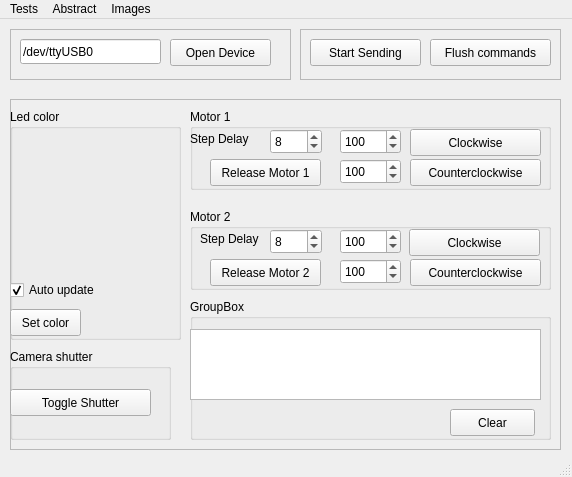
<?xml version="1.0" encoding="UTF-8"?>
<ui version="4.0">
 <class>MainWindow</class>
 <widget class="QMainWindow" name="MainWindow">
  <property name="geometry">
   <rect>
    <x>0</x>
    <y>0</y>
    <width>572</width>
    <height>477</height>
   </rect>
  </property>
  <property name="windowTitle">
   <string>Lightweaver Gui</string>
  </property>
  <widget class="QWidget" name="centralwidget">
   <widget class="QFrame" name="frame">
    <property name="geometry">
     <rect>
      <x>10</x>
      <y>10</y>
      <width>281</width>
      <height>51</height>
     </rect>
    </property>
    <property name="frameShape">
     <enum>QFrame::StyledPanel</enum>
    </property>
    <property name="frameShadow">
     <enum>QFrame::Raised</enum>
    </property>
    <widget class="QLineEdit" name="deviceLineEdit">
     <property name="geometry">
      <rect>
       <x>10</x>
       <y>10</y>
       <width>141</width>
       <height>25</height>
      </rect>
     </property>
     <property name="text">
      <string>/dev/ttyUSB0</string>
     </property>
    </widget>
    <widget class="QPushButton" name="openDeviceButton">
     <property name="geometry">
      <rect>
       <x>160</x>
       <y>10</y>
       <width>101</width>
       <height>27</height>
      </rect>
     </property>
     <property name="text">
      <string>Open Device</string>
     </property>
    </widget>
   </widget>
   <widget class="QFrame" name="frame_2">
    <property name="geometry">
     <rect>
      <x>10</x>
      <y>80</y>
      <width>551</width>
      <height>351</height>
     </rect>
    </property>
    <property name="frameShape">
     <enum>QFrame::StyledPanel</enum>
    </property>
    <property name="frameShadow">
     <enum>QFrame::Raised</enum>
    </property>
    <widget class="QGroupBox" name="groupBox_2">
     <property name="geometry">
      <rect>
       <x>0</x>
       <y>10</y>
       <width>171</width>
       <height>231</height>
      </rect>
     </property>
     <property name="title">
      <string>Led color</string>
     </property>
     <widget class="ColorWheel" name="colorWheel" native="true">
      <property name="geometry">
       <rect>
        <x>10</x>
        <y>20</y>
        <width>151</width>
        <height>141</height>
       </rect>
      </property>
     </widget>
     <widget class="QPushButton" name="setColorButton">
      <property name="geometry">
       <rect>
        <x>0</x>
        <y>200</y>
        <width>71</width>
        <height>27</height>
       </rect>
      </property>
      <property name="text">
       <string>Set color</string>
      </property>
     </widget>
     <widget class="QCheckBox" name="AutoUpdateCheckBox">
      <property name="geometry">
       <rect>
        <x>0</x>
        <y>170</y>
        <width>111</width>
        <height>22</height>
       </rect>
      </property>
      <property name="text">
       <string>Auto update</string>
      </property>
      <property name="checked">
       <bool>true</bool>
      </property>
     </widget>
    </widget>
    <widget class="QGroupBox" name="groupBox_3">
     <property name="geometry">
      <rect>
       <x>180</x>
       <y>10</y>
       <width>361</width>
       <height>81</height>
      </rect>
     </property>
     <property name="title">
      <string>Motor 1</string>
     </property>
     <widget class="QPushButton" name="m1StepClockwiseButton">
      <property name="geometry">
       <rect>
        <x>220</x>
        <y>20</y>
        <width>131</width>
        <height>27</height>
       </rect>
      </property>
      <property name="text">
       <string>Clockwise</string>
      </property>
     </widget>
     <widget class="QPushButton" name="m1StepCounterclockwiseButton">
      <property name="geometry">
       <rect>
        <x>220</x>
        <y>50</y>
        <width>131</width>
        <height>27</height>
       </rect>
      </property>
      <property name="text">
       <string>Counterclockwise</string>
      </property>
     </widget>
     <widget class="QSpinBox" name="m1StepClockwiseSpinBox">
      <property name="geometry">
       <rect>
        <x>150</x>
        <y>20</y>
        <width>61</width>
        <height>25</height>
       </rect>
      </property>
      <property name="maximum">
       <number>9999</number>
      </property>
      <property name="value">
       <number>100</number>
      </property>
     </widget>
     <widget class="QSpinBox" name="m1StepCounterclockwiseSpinBox">
      <property name="geometry">
       <rect>
        <x>150</x>
        <y>50</y>
        <width>61</width>
        <height>25</height>
       </rect>
      </property>
      <property name="maximum">
       <number>9999</number>
      </property>
      <property name="value">
       <number>100</number>
      </property>
     </widget>
     <widget class="QPushButton" name="releaseMotor1Button">
      <property name="geometry">
       <rect>
        <x>20</x>
        <y>50</y>
        <width>111</width>
        <height>27</height>
       </rect>
      </property>
      <property name="text">
       <string>Release Motor 1</string>
      </property>
     </widget>
     <widget class="QSpinBox" name="m1StepDelaySpinBox">
      <property name="geometry">
       <rect>
        <x>80</x>
        <y>20</y>
        <width>52</width>
        <height>25</height>
       </rect>
      </property>
      <property name="value">
       <number>8</number>
      </property>
     </widget>
     <widget class="QLabel" name="label">
      <property name="geometry">
       <rect>
        <x>0</x>
        <y>20</y>
        <width>71</width>
        <height>20</height>
       </rect>
      </property>
      <property name="text">
       <string>Step Delay</string>
      </property>
     </widget>
    </widget>
    <widget class="QGroupBox" name="groupBox_4">
     <property name="geometry">
      <rect>
       <x>180</x>
       <y>110</y>
       <width>361</width>
       <height>81</height>
      </rect>
     </property>
     <property name="title">
      <string>Motor 2</string>
     </property>
     <widget class="QPushButton" name="m2StepClockwiseButton">
      <property name="geometry">
       <rect>
        <x>219</x>
        <y>20</y>
        <width>131</width>
        <height>27</height>
       </rect>
      </property>
      <property name="text">
       <string>Clockwise</string>
      </property>
     </widget>
     <widget class="QPushButton" name="m2StepCounterclockwiseButton">
      <property name="geometry">
       <rect>
        <x>220</x>
        <y>50</y>
        <width>131</width>
        <height>27</height>
       </rect>
      </property>
      <property name="text">
       <string>Counterclockwise</string>
      </property>
     </widget>
     <widget class="QSpinBox" name="m2StepClockwiseSpinBox">
      <property name="geometry">
       <rect>
        <x>150</x>
        <y>20</y>
        <width>61</width>
        <height>25</height>
       </rect>
      </property>
      <property name="maximum">
       <number>9999</number>
      </property>
      <property name="value">
       <number>100</number>
      </property>
     </widget>
     <widget class="QSpinBox" name="m2StepCounterclockwiseSpinBox">
      <property name="geometry">
       <rect>
        <x>150</x>
        <y>50</y>
        <width>61</width>
        <height>25</height>
       </rect>
      </property>
      <property name="maximum">
       <number>9999</number>
      </property>
      <property name="value">
       <number>100</number>
      </property>
     </widget>
     <widget class="QPushButton" name="releaseMotor2Button">
      <property name="geometry">
       <rect>
        <x>20</x>
        <y>50</y>
        <width>111</width>
        <height>27</height>
       </rect>
      </property>
      <property name="text">
       <string>Release Motor 2</string>
      </property>
     </widget>
     <widget class="QSpinBox" name="m2StepDelaySpinBox">
      <property name="geometry">
       <rect>
        <x>80</x>
        <y>20</y>
        <width>52</width>
        <height>25</height>
       </rect>
      </property>
      <property name="value">
       <number>8</number>
      </property>
     </widget>
     <widget class="QLabel" name="label_2">
      <property name="geometry">
       <rect>
        <x>10</x>
        <y>20</y>
        <width>71</width>
        <height>20</height>
       </rect>
      </property>
      <property name="text">
       <string>Step Delay</string>
      </property>
     </widget>
    </widget>
    <widget class="QGroupBox" name="groupBox_5">
     <property name="geometry">
      <rect>
       <x>180</x>
       <y>200</y>
       <width>361</width>
       <height>141</height>
      </rect>
     </property>
     <property name="title">
      <string>GroupBox</string>
     </property>
     <widget class="QPlainTextEdit" name="serialTextEdit">
      <property name="geometry">
       <rect>
        <x>0</x>
        <y>30</y>
        <width>351</width>
        <height>71</height>
       </rect>
      </property>
      <property name="lineWrapMode">
       <enum>QPlainTextEdit::WidgetWidth</enum>
      </property>
      <property name="readOnly">
       <bool>true</bool>
      </property>
      <property name="plainText">
       <string notr="true"/>
      </property>
      <property name="maximumBlockCount">
       <number>50</number>
      </property>
     </widget>
     <widget class="QPushButton" name="pushButton">
      <property name="geometry">
       <rect>
        <x>260</x>
        <y>110</y>
        <width>85</width>
        <height>27</height>
       </rect>
      </property>
      <property name="text">
       <string>Clear</string>
      </property>
     </widget>
    </widget>
    <widget class="QGroupBox" name="groupBox">
     <property name="geometry">
      <rect>
       <x>0</x>
       <y>250</y>
       <width>161</width>
       <height>91</height>
      </rect>
     </property>
     <property name="title">
      <string>Camera shutter</string>
     </property>
     <widget class="QPushButton" name="toggleShutterButton">
      <property name="geometry">
       <rect>
        <x>0</x>
        <y>40</y>
        <width>141</width>
        <height>27</height>
       </rect>
      </property>
      <property name="text">
       <string>Toggle Shutter</string>
      </property>
     </widget>
    </widget>
   </widget>
   <widget class="QFrame" name="frame_3">
    <property name="geometry">
     <rect>
      <x>300</x>
      <y>10</y>
      <width>261</width>
      <height>51</height>
     </rect>
    </property>
    <property name="frameShape">
     <enum>QFrame::StyledPanel</enum>
    </property>
    <property name="frameShadow">
     <enum>QFrame::Raised</enum>
    </property>
    <widget class="QPushButton" name="sendCommandsButton">
     <property name="geometry">
      <rect>
       <x>10</x>
       <y>10</y>
       <width>111</width>
       <height>27</height>
      </rect>
     </property>
     <property name="text">
      <string>Start Sending</string>
     </property>
    </widget>
    <widget class="QPushButton" name="flushCommandsButton">
     <property name="geometry">
      <rect>
       <x>130</x>
       <y>10</y>
       <width>121</width>
       <height>27</height>
      </rect>
     </property>
     <property name="text">
      <string>Flush commands</string>
     </property>
    </widget>
   </widget>
  </widget>
  <widget class="QMenuBar" name="menubar">
   <property name="geometry">
    <rect>
     <x>0</x>
     <y>0</y>
     <width>572</width>
     <height>23</height>
    </rect>
   </property>
   <widget class="QMenu" name="menuTests">
    <property name="title">
     <string>Tests</string>
    </property>
    <addaction name="actionColorImage"/>
   </widget>
   <widget class="QMenu" name="menuAbstract">
    <property name="title">
     <string>Abstract</string>
    </property>
    <addaction name="actionColor_Stripes"/>
   </widget>
   <widget class="QMenu" name="menuImages">
    <property name="title">
     <string>Images</string>
    </property>
    <addaction name="actionLineworld"/>
    <addaction name="actionLineWorldColor"/>
    <addaction name="actionPerfectImage"/>
   </widget>
   <addaction name="menuTests"/>
   <addaction name="menuAbstract"/>
   <addaction name="menuImages"/>
  </widget>
  <widget class="QStatusBar" name="statusbar"/>
  <action name="actionColorImage">
   <property name="text">
    <string>color image</string>
   </property>
  </action>
  <action name="actionColor_Stripes">
   <property name="text">
    <string>Color Stripes</string>
   </property>
  </action>
  <action name="actionLineworld">
   <property name="text">
    <string>lineworld</string>
   </property>
  </action>
  <action name="actionLineWorldColor">
   <property name="text">
    <string>lineWorldColor</string>
   </property>
  </action>
  <action name="actionPerfectImage">
   <property name="text">
    <string>perfectImage</string>
   </property>
  </action>
 </widget>
 <customwidgets>
  <customwidget>
   <class>ColorWheel</class>
   <extends>QWidget</extends>
   <header>colorwheel.h</header>
   <container>1</container>
  </customwidget>
 </customwidgets>
 <resources/>
 <connections/>
</ui>
